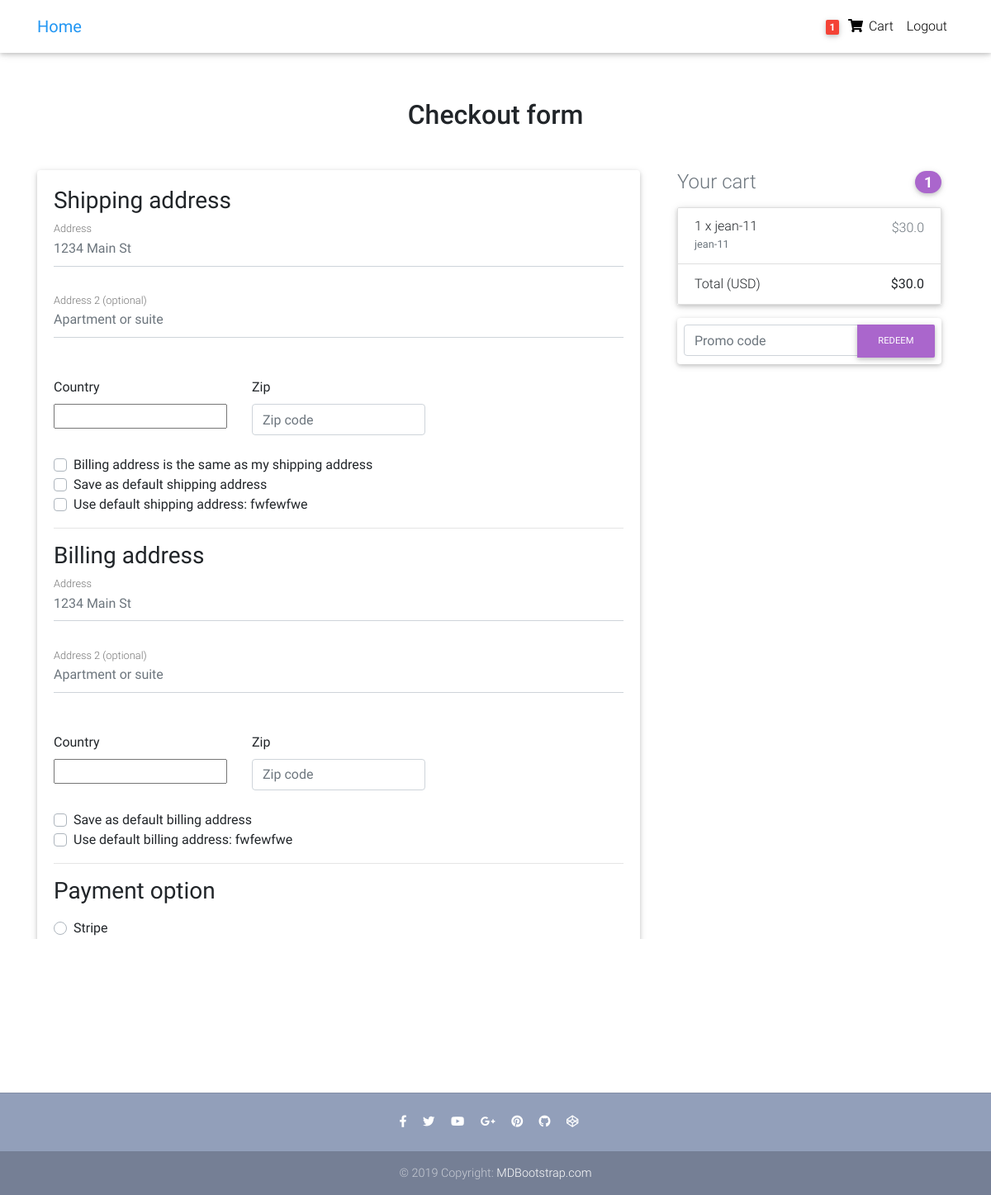
Screenshot of /checkout/ (signed in) with the database file from the repository.
### core/models.py (models this page shows, shortened)
class Order(models.Model):
    user = models.ForeignKey(settings.AUTH_USER_MODEL,
                             on_delete=models.CASCADE)
    ref_code = models.CharField(max_length=20, blank=True, null=True)
    items = models.ManyToManyField(OrderItem)
    start_date = models.DateTimeField(auto_now_add=True)
    ordered_date = models.DateTimeField()
    ordered = models.BooleanField(default=False)
    shipping_address = models.ForeignKey(
        'Address', related_name='shipping_address', on_delete=models.SET_NULL, blank=True, null=True)
    billing_address = models.ForeignKey(
        'Address', related_name='billing_address', on_delete=models.SET_NULL, blank=True, null=True)
    payment = models.ForeignKey(
        'Payment', on_delete=models.SET_NULL, blank=True, null=True)
    coupon = models.ForeignKey(
        'Coupon', on_delete=models.SET_NULL, blank=True, null=True)
    being_delivered = models.BooleanField(default=False)
    received = models.BooleanField(default=False)
    refund_requested = models.BooleanField(default=False)
    refund_granted = models.BooleanField(default=False)
    '''
    1. Item added to cart
    2. Adding a billing address
    (Failed checkout)
    3. Payment
    (Preprocessing, processing, packaging etc.)
    4. Being delivered
    5. Received
    6. Refunds
    '''
    def get_total(self):
        total = 0
        for order_item in self.items.all():
            total += order_item.get_final_price()
        if self.coupon:
            total -= self.coupon.amount
        return total

class Address(models.Model):
    user = models.ForeignKey(settings.AUTH_USER_MODEL,
                             on_delete=models.CASCADE)
    street_address = models.CharField(max_length=100)
    apartment_address = models.CharField(max_length=100)
    country = CountryField(multiple=False)
    zip = models.CharField(max_length=100)
    address_type = models.CharField(max_length=1, choices=ADDRESS_CHOICES)
    default = models.BooleanField(default=False)
    class Meta:
        verbose_name_plural = 'Addresses'

class OrderItem(models.Model):
    user = models.ForeignKey(settings.AUTH_USER_MODEL,
                             on_delete=models.CASCADE)
    ordered = models.BooleanField(default=False)
    item = models.ForeignKey(Item, on_delete=models.CASCADE)
    quantity = models.IntegerField(default=1)
    def get_total_item_price(self):
        return self.quantity * self.item.price
    def get_final_price(self):
        if self.item.discount_price:
            return self.get_total_discount_item_price()
        return self.get_total_item_price()

class Item(models.Model):
    title = models.CharField(max_length=100)
    price = models.FloatField()
    discount_price = models.FloatField(blank=True, null=True)
    category = models.CharField(choices=CATEGORY_CHOICES, max_length=2)
    label = models.CharField(choices=LABEL_CHOICES, max_length=1)
    slug = models.SlugField()
    description = models.TextField()
    image = models.ImageField()

### core/views.py (the view, shortened to what this page needs)
# urls.py: path('checkout/', CheckoutView.as_view(), name='checkout'),
class CheckoutView(View):
    def get(self, *args, **kwargs):
        try:
            order = Order.objects.get(user=self.request.user, ordered=False)
            form = CheckoutForm()
            context = {
                'form': form,
                'couponform': CouponForm(),
                'order': order,
                'DISPLAY_COUPON_FORM': True
            }
            shipping_address_qs = Address.objects.filter(
                user=self.request.user,
                address_type='S',
                default=True
            )
            if shipping_address_qs.exists():
                context.update(
                    {'default_shipping_address': shipping_address_qs[0]})
            billing_address_qs = Address.objects.filter(
                user=self.request.user,
                address_type='B',
                default=True
            )
            if billing_address_qs.exists():
                context.update(
                    {'default_billing_address': billing_address_qs[0]})
            return render(self.request, "checkout.html", context)
        except ObjectDoesNotExist:
            messages.info(self.request, "You do not have an active order")
            return redirect("core:checkout")

### core/forms.py
class CheckoutForm(forms.Form):
    shipping_address = forms.CharField(required=False)
    shipping_address2 = forms.CharField(required=False)
    shipping_country = CountryField(blank_label='(select country)').formfield(
        required=False,
        widget=CountrySelectWidget(attrs={
            'class': 'custom-select d-block w-100',
        }))
    shipping_zip = forms.CharField(required=False)
    billing_address = forms.CharField(required=False)
    billing_address2 = forms.CharField(required=False)
    billing_country = CountryField(blank_label='(select country)').formfield(
        required=False,
        widget=CountrySelectWidget(attrs={
            'class': 'custom-select d-block w-100',
        }))
    billing_zip = forms.CharField(required=False)
    same_billing_address = forms.BooleanField(required=False)
    set_default_shipping = forms.BooleanField(required=False)
    use_default_shipping = forms.BooleanField(required=False)
    set_default_billing = forms.BooleanField(required=False)
    use_default_billing = forms.BooleanField(required=False)
    payment_option = forms.ChoiceField(
        widget=forms.RadioSelect, choices=PAYMENT_CHOICES)

class CouponForm(forms.Form):
    code = forms.CharField(widget=forms.TextInput(attrs={
        'class': 'form-control',
        'placeholder': 'Promo code',
        'aria-label': 'Recipient\'s username',
        'aria-describedby': 'basic-addon2'
    }))

### core/templatetags/cart_template_tags.py (called while the page is built)
@register.filter
def cart_item_count(user):
    if user.is_authenticated:
        qs = Order.objects.filter(user=user, ordered=False)
        if qs.exists():
            return qs[0].items.count()
    return 0

### templates/checkout.html (shortened to what this page needs)
{% extends "base.html" %}
{% load crispy_forms_tags %}
{% block content %}
  <main >
    <div class="container wow fadeIn">
      <h2 class="my-5 h2 text-center">Checkout form</h2>
      <div class="row">
        <div class="col-md-8 mb-4">
          <div class="card">
            <form method="POST" class="card-body">
              <h3>Shipping address</h3>
              <div class='hideable_shipping_form'>
                <div class="md-form mb-5">
                  <input type='text' placeholder='1234 Main St' id='shipping_address' name='shipping_address' class='form-control' />
                  <label for="shipping_address" class="">Address</label>
                </div>
                <div class="md-form mb-5">
                  <input type='text' placeholder='Apartment or suite' id='shipping_address2' name='shipping_address2' class='form-control' />
                  <label for="shipping_address2" class="">Address 2 (optional)</label>
                </div>
                <div class="row">
                  <div class="col-lg-4 col-md-12 mb-4">
                    <label for="country">Country</label>
                    {{ form.shipping_country }}
                  </div>
                  <div class="col-lg-4 col-md-6 mb-4">
                    <label for="shipping_zip">Zip</label>
                    <input type='text' placeholder='Zip code' id='shipping_zip' name='shipping_zip' class='form-control' />
                  </div>
                </div>
                <div class="custom-control custom-checkbox">
                  <label class="custom-control-label" for="same_billing_address">Billing address is the same as my shipping address</label>
                </div>
                <div class="custom-control custom-checkbox">
                  <label class="custom-control-label" for="set_default_shipping">Save as default shipping address</label>
                </div>
              </div>
              {% if default_shipping_address %}
              <div class="custom-control custom-checkbox">
                <label class="custom-control-label" for="use_default_shipping">Use default shipping address: {{ default_shipping_address.street_address|truncatechars:10 }}</label>
              </div>
              {% endif %}
              <hr>
              <h3>Billing address</h3>
              <div class='hideable_billing_form'>
                <div class="md-form mb-5">
                  <input type='text' placeholder='1234 Main St' id='billing_address' name='billing_address' class='form-control' />
                  <label for="billing_address" class="">Address</label>
                </div>
                <div class="md-form mb-5">
                  <input type='text' placeholder='Apartment or suite' id='billing_address2' name='billing_address2' class='form-control' />
                  <label for="billing_address2" class="">Address 2 (optional)</label>
                </div>
                <div class="row">
                  <div class="col-lg-4 col-md-12 mb-4">
                    <label for="country">Country</label>
                    {{ form.billing_country }}
                  </div>
                  <div class="col-lg-4 col-md-6 mb-4">
                    <label for="billing_zip">Zip</label>
                    <input type='text' placeholder='Zip code' id='billing_zip' name='billing_zip' class='form-control' />
                  </div>
                </div>
                <div class="custom-control custom-checkbox">
                  <label class="custom-control-label" for="set_default_billing">Save as default billing address</label>
                </div>
              </div>
              {% if default_billing_address %}
              <div class="custom-control custom-checkbox">
                <label class="custom-control-label" for="use_default_billing">Use default billing address: {{ default_billing_address.street_address|truncatechars:10 }}</label>
              </div>
              {% endif %}
              <hr>
              <h3>Payment option</h3>
              <div class="d-block my-3">
                {% for value, name in form.fields.payment_option.choices %}
                <div class="custom-control custom-radio">
                  <label class="custom-control-label" for="{{ name }}">{{ name }}</label>
                </div>
                {% endfor %}
              </div>
              <hr class="mb-4">
              <button class="btn btn-primary btn-lg btn-block" type="submit">Continue to checkout</button>
            </form>
          </div>
        </div>
        <div class="col-md-4 mb-4">
          {% include "order_snippet.html" %}
        </div>
      </div>
    </div>
  </main>
{% endblock content %}

### templates/navbar.html (shortened to what this page needs)
{% load cart_template_tags %}
<nav
  class="navbar fixed-top navbar-expand-lg navbar-light white scrolling-navbar"
>
  <div class="container">
    <a class="navbar-brand waves-effect" href="/">
      <strong class="blue-text">Home</strong>
    </a>
    <div class="collapse navbar-collapse" id="navbarSupportedContent">
      <ul class="navbar-nav nav-flex-icons">
        {% if request.user.is_authenticated %}
        <li class="nav-item">
          <a
            href="{% url 'core:order-summary' %}"
            class="nav-link waves-effect"
          >
            <span class="badge red z-depth-1 mr-1">
              {{ request.user|cart_item_count }}
            </span>
            <i class="fas fa-shopping-cart"></i>
            <span class="clearfix d-none d-sm-inline-block"> Cart </span>
          </a>
        </li>
        <li class="nav-item">
          <a class="nav-link waves-effect" href="{% url 'account_logout' %}">
            <span class="clearfix d-none d-sm-inline-block"> Logout </span>
          </a>
        </li>
        {% endif %}
      </ul>
    </div>
  </div>
</nav>

### templates/order_snippet.html (shortened to what this page needs)
<div class="col-md-12 mb-4">
    <h4 class="d-flex justify-content-between align-items-center mb-3">
    <span class="text-muted">Your cart</span>
    <span class="badge badge-secondary badge-pill">{{ order.items.count }}</span>
    </h4>
    <ul class="list-group mb-3 z-depth-1">
    {% for order_item in order.items.all %}
    <li class="list-group-item d-flex justify-content-between lh-condensed">
        <div>
        <h6 class="my-0">{{ order_item.quantity }} x {{ order_item.item.title}}</h6>
        <small class="text-muted">{{ order_item.item.description}}</small>
        </div>
        <span class="text-muted">${{ order_item.get_final_price }}</span>
    </li>
    {% endfor %}
    <li class="list-group-item d-flex justify-content-between">
        <span>Total (USD)</span>
        <strong>${{ order.get_total }}</strong>
    </li>
    </ul>
    {% if DISPLAY_COUPON_FORM %}
    <form class="card p-2" action="{% url 'core:add-coupon' %}" method="POST">
        <div class="input-group">
            {{ couponform.code }}
            <div class="input-group-append">
            <button class="btn btn-secondary btn-md waves-effect m-0" type="submit">Redeem</button>
            </div>
        </div>
    </form>
    {% endif %}
</div>

### templates/base.html (style rules this page uses)
html, body, header, .carousel { height: 60vh; }

### rows the page displays
Address: street_address "fwfewfwe"
Address: street_address "fwfewfwe"
Order: items.count "1", get_total "30.0"
OrderItem: quantity "1", item "jean-11", item.description "jean-11", get_final_price "30.0"

### other values shown
{{ request.user|cart_item_count }} "1"
{{ name }} "Stripe"
